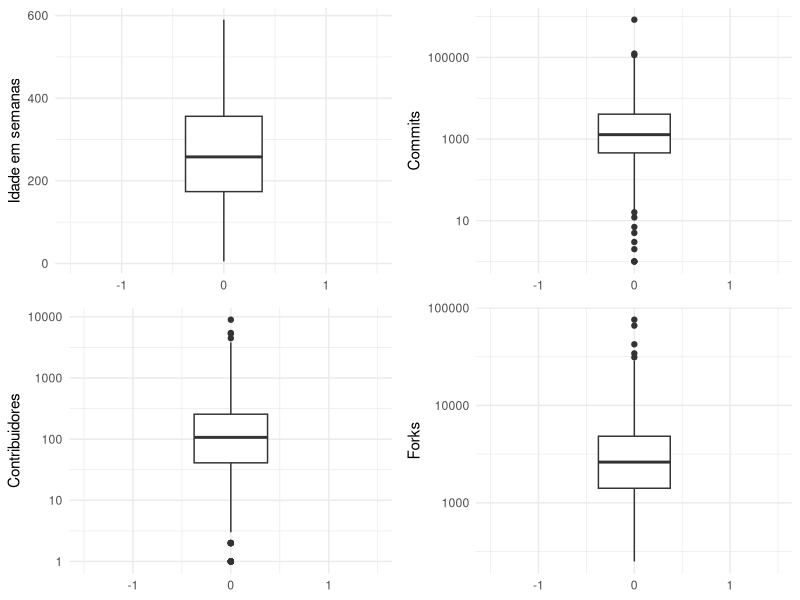
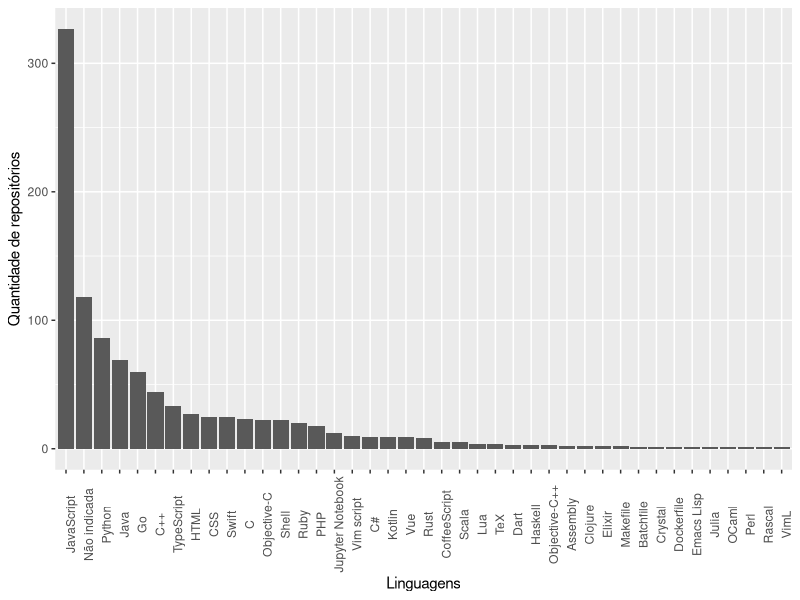
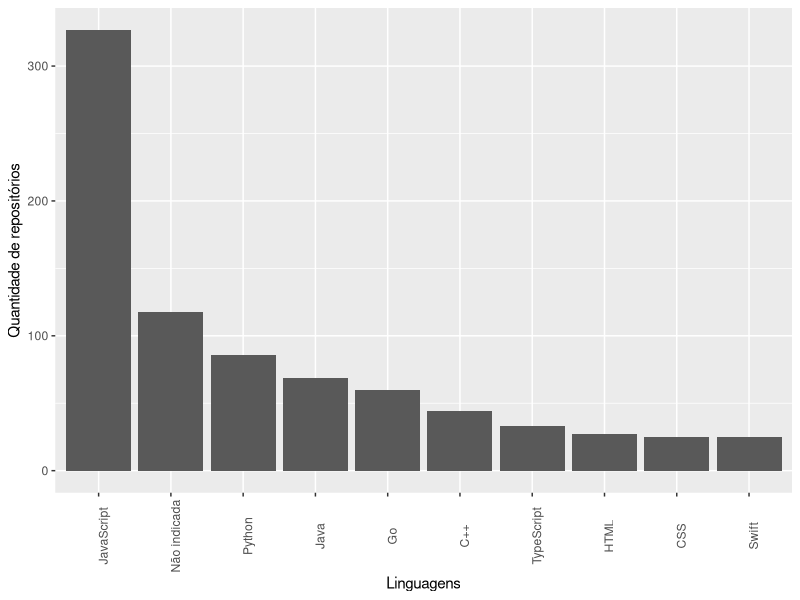
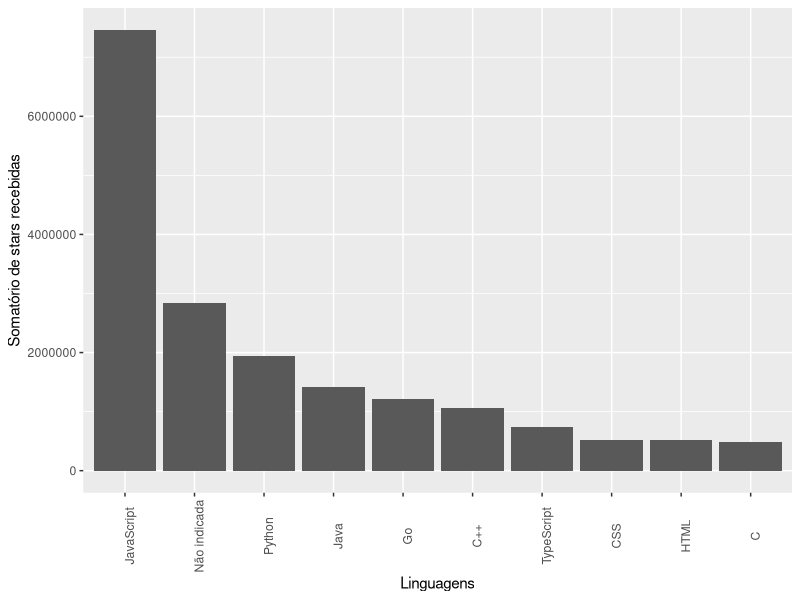
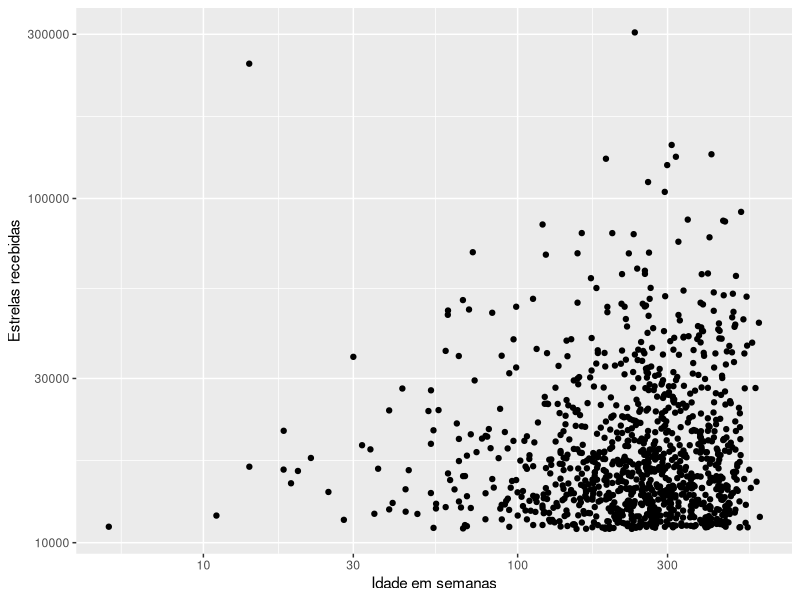
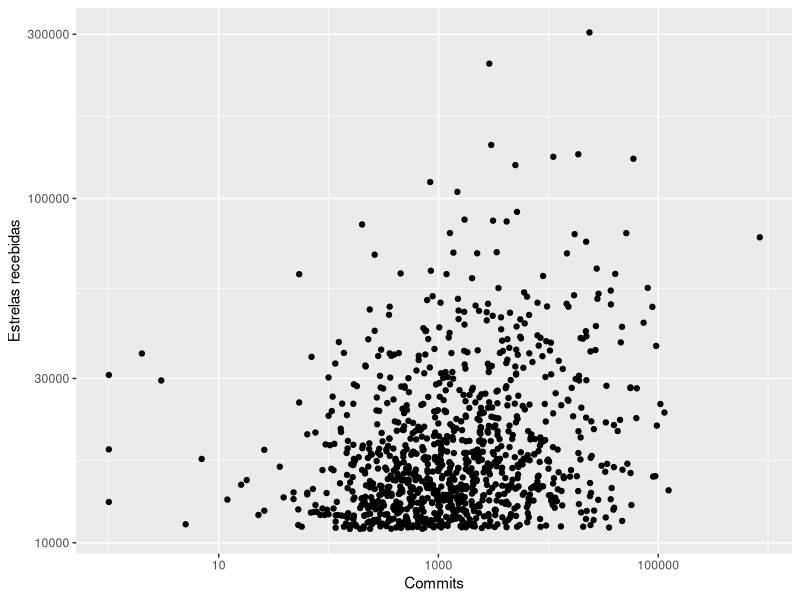
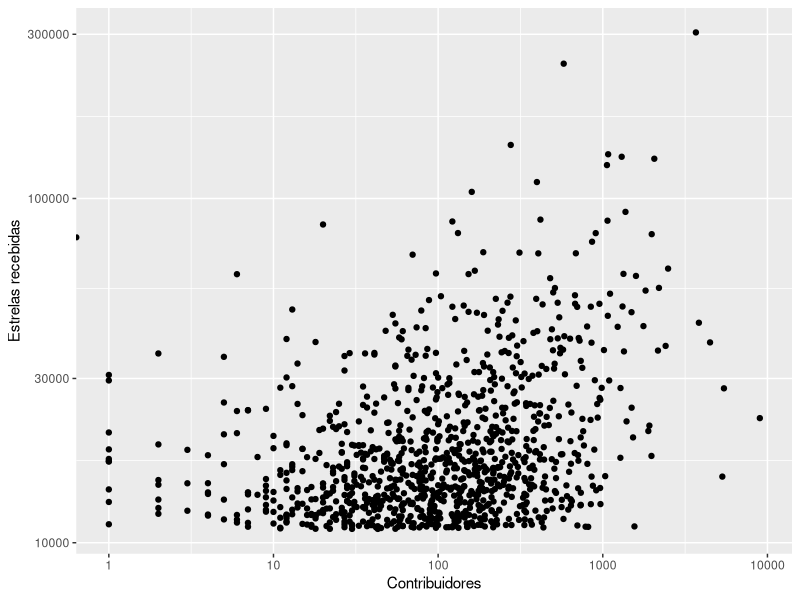
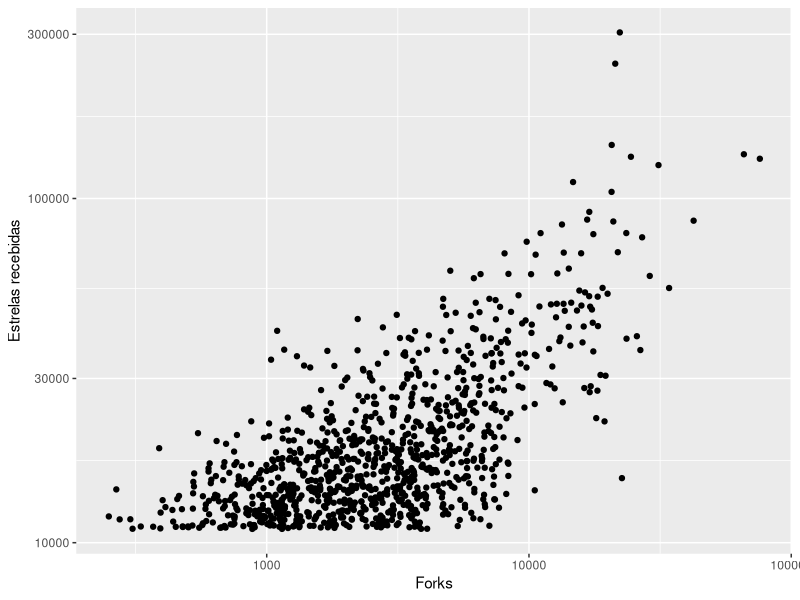

Here is the R script that generated these plots, in order:
## ---- chunk 1
knitr::opts_chunk$set(echo = TRUE)
library(tidyverse)
library(here)
library(viridis)
library(broom)
library(skimr)

## ---- chunk 2
options(scipen=999)

dados_full = read_csv("../dados/repositorios_update.csv")

glimpse(dados_full)
## ---- chunk 3
dados_full %>% filter(full_name == 'torvalds/linux') %>% select(contributors, html_url)
## ---- chunk 4
dados_full = dados_full %>% 
  mutate(contributors = replace(contributors, contributors == '∞', 0)) 

dados_full %>% filter(full_name == 'torvalds/linux') %>% select(contributors, html_url)
## ---- chunk 5
dados = dados_full %>% select(full_name, 
                              description, 
                              owner_type, 
                              created_at,
                              stargazers_count,
                              language,
                              forks,
                              timestamp_extract,
                              commits,
                              contributors) %>%
  mutate(timestamp_extract = as.POSIXct.numeric(timestamp_extract, origin = '1970-01-01')) %>%
  mutate(age_weeks = difftime(timestamp_extract, created_at, units = 'weeks')) %>%
  mutate(contributors = as.integer(contributors), commits = as.integer(commits), age_weeks = as.integer(age_weeks)) %>%
  mutate(language = replace(language, is.na(language), 'Não indicada'))
## ---- chunk 6
duplicados = duplicated(dados, fromLast = TRUE)

which(duplicados)
## ---- chunk 7

skim(dados)
## ---- chunk 8

p1 <- dados %>%
  ggplot(mapping = aes(y = age_weeks)) + 
  geom_boxplot() + 
  ylab("Idade em semanas") + 
  scale_x_continuous(limits = c(-1.5, 1.5)) + 
  theme_minimal()

p2 <- dados %>%
  ggplot(mapping = aes(y = commits)) + 
  geom_boxplot() + 
  ylab("Commits") +
  scale_y_log10() + 
  scale_x_continuous(limits = c(-1.5, 1.5)) + 
  theme_minimal()

p3 <- dados %>%
  ggplot(mapping = aes(y = contributors)) + 
  geom_boxplot() +
  ylab("Contribuidores") +
  scale_y_log10() + 
  scale_x_continuous(limits = c(-1.5, 1.5)) + 
  theme_minimal()

p4 <- dados %>%
  ggplot(mapping = aes(y = forks)) + 
  geom_boxplot() +
  ylab("Forks") +
  scale_y_log10() + 
  scale_x_continuous(limits = c(-1.5, 1.5)) + 
  theme_minimal()


library(gridExtra)
g = grid.arrange(p1, p2, p3, p4, ncol=2)

ggsave("figura1.pdf", g)
## ---- chunk 9
q = dados$stargazers_count

quantile(q)

## ---- chunk 10
q = dados$commits

quantile(q)
## ---- chunk 11
q = dados$stargazers_count

quantile(q)
## ---- chunk 12
t = dados$forks

quantile(t)
## ---- chunk 13
q = dados$age_weeks

quantile(q)
## ---- chunk 14
dados %>% 
  group_by(language) %>%
  summarise(n = n()) %>%
  arrange(desc(n)) %>%
  ggplot(mapping = aes(x = reorder(language, -n), y = n)) +
    geom_bar(position="dodge", stat="identity") +
    theme(axis.text.x = element_text(angle = 90)) +
    labs(x="Linguagens", y="Quantidade de repositórios")

## ---- chunk 15
dados %>% 
  group_by(language) %>%
  summarise(n = n()) %>%
  top_n(10) %>%
  ggplot(mapping = aes(x = reorder(language, -n), y = n)) +
    geom_bar(position="dodge", stat="identity") +
    theme(axis.text.x = element_text(angle = 90)) +
    labs(x="Linguagens", y="Quantidade de repositórios")
## ---- chunk 16

dados %>% 
  group_by(language) %>%
  summarise(n = sum(stargazers_count)) %>%
  top_n(10) %>%
  ggplot(mapping = aes(x = reorder(language, -n), y = n)) +
    geom_bar(position="dodge", stat="identity") +
    theme(axis.text.x = element_text(angle = 90)) +
    labs(x="Linguagens", y="Somatório de stars recebidas") 

  # colocar boxplot
## ---- chunk 17
dados %>%
  ggplot(mapping = aes(x = age_weeks, y = stargazers_count)) + 
  geom_jitter() +
  ylab("Estrelas recebidas") +
  xlab("Idade em semanas") +
  scale_y_log10() + 
  scale_x_log10()

dados %>%
  ggplot(mapping = aes(x = commits, y = stargazers_count)) + 
  geom_jitter() +
  ylab("Estrelas recebidas") +
  xlab("Commits") +
  scale_y_log10() + 
  scale_x_log10()

dados %>%
  ggplot(mapping = aes(x = contributors, y = stargazers_count)) + 
  geom_jitter() +
  ylab("Estrelas recebidas") +
  xlab("Contribuidores") +
  scale_y_log10() + 
  scale_x_log10()

dados %>%
  ggplot(mapping = aes(x = forks, y = stargazers_count)) + 
  geom_jitter() +
  ylab("Estrelas recebidas") +
  xlab("Forks") +
  scale_y_log10() + 
  scale_x_log10()

## ---- chunk 18
dados %>% 
  summarise(pearson = cor(stargazers_count, age_weeks, method = "pearson"), 
            spearman = cor(stargazers_count, age_weeks, method = "spearman"), 
            kendall = cor(stargazers_count, age_weeks, method = "kendall"), )
## ---- chunk 19
dados %>% 
  summarise(pearson = cor(stargazers_count, commits, method = "pearson"), 
            spearman = cor(stargazers_count, commits, method = "spearman"), 
            kendall = cor(stargazers_count, commits, method = "kendall"), )
## ---- chunk 20
dados %>% 
  summarise(pearson = cor(stargazers_count, contributors, method = "pearson"), 
            spearman = cor(stargazers_count, contributors, method = "spearman"), 
            kendall = cor(stargazers_count, contributors, method = "kendall"), )
## ---- chunk 21
dados %>% 
  summarise(pearson = cor(stargazers_count, forks, method = "pearson"), 
            spearman = cor(stargazers_count, forks, method = "spearman"), 
            kendall = cor(stargazers_count, forks, method = "kendall"))
## ---- chunk 22
cor.test(~ stargazers_count + forks, data=dados, method = 'spearman', continuity = FALSE, conf.level = 0.95)
## ---- chunk 23
cor.test(~ stargazers_count + age_weeks, data=dados, method = 'spearman', continuity = FALSE, conf.level = 0.95)
## ---- chunk 24
cor.test(~ stargazers_count + commits, data=dados, method = 'spearman', continuity = FALSE, conf.level = 0.95)
## ---- chunk 25
cor.test(~ stargazers_count + contributors, data=dados, method = 'spearman', continuity = FALSE, conf.level = 0.95)
## ---- chunk 26
function_correlacao = function(df, i){
    theta_c_correlacao = df %>%
        slice(i) %>%
        summarise(correlacao = cor(stargazers_count, forks, method = "spearm")) %>%
        pull(correlacao)
    
    return(theta_c_correlacao)
}

theta_c_correlacao = function_correlacao(dados, 1:NROW(dados))
theta_c_correlacao
## ---- chunk 27
library(boot)
library(broom)


booted_cor <- boot(data = dados, 
               statistic = function_correlacao, 
               R = 4000)

ci_cor = tidy(booted_cor, 
          conf.level = .95,
          conf.method = "basic",
          conf.int = TRUE)
ci_cor
